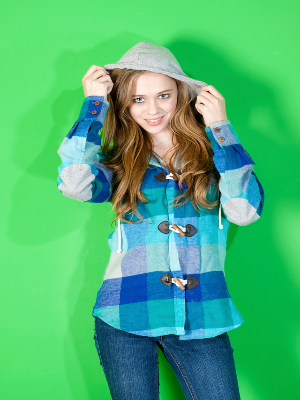
#> input picture Part 2/Chapter 13/green_back.png, 300 x 400 px, found by its file name
$ jupyter execute 'Chapter 13 Walkthrough.ipynb'
#> lines starting #> are read from the running program, lines starting #| are printed output that depends on the picture; after the words box and inside, x2 and y2 are one past the last pixel; in counts of white or black regions, pixels touching at a corner belong together
# Chapter 13 시각 정보를 다루어보자

## LAB 13-1 합성 사진 만들기 2

#### 다음과 같이 녹색 배경 앞에서 찍은 인물 사진과 배경으로 사용될 이미지가 있다. 인물 사진에서 녹색을 제거하고 다른 배경 사진과 합성하여 이 인물이 배경 사진이 찍힌 장소에 있는 것처럼 합성하여 보라.

[cell 1]
import numpy as np
import cv2

path = 'C:/Users/lhk65/OneDrive/Desktop/Project/Python_Programming/Part 2/Chapter 13'
img1 = cv2.imread(path + '/green_back.png')
#> img1 is the input picture: shape (400, 300, 3); mean B, G, R 117.6, 180.5, 74
img2 = cv2.imread(path + '/iceberg.jpg')
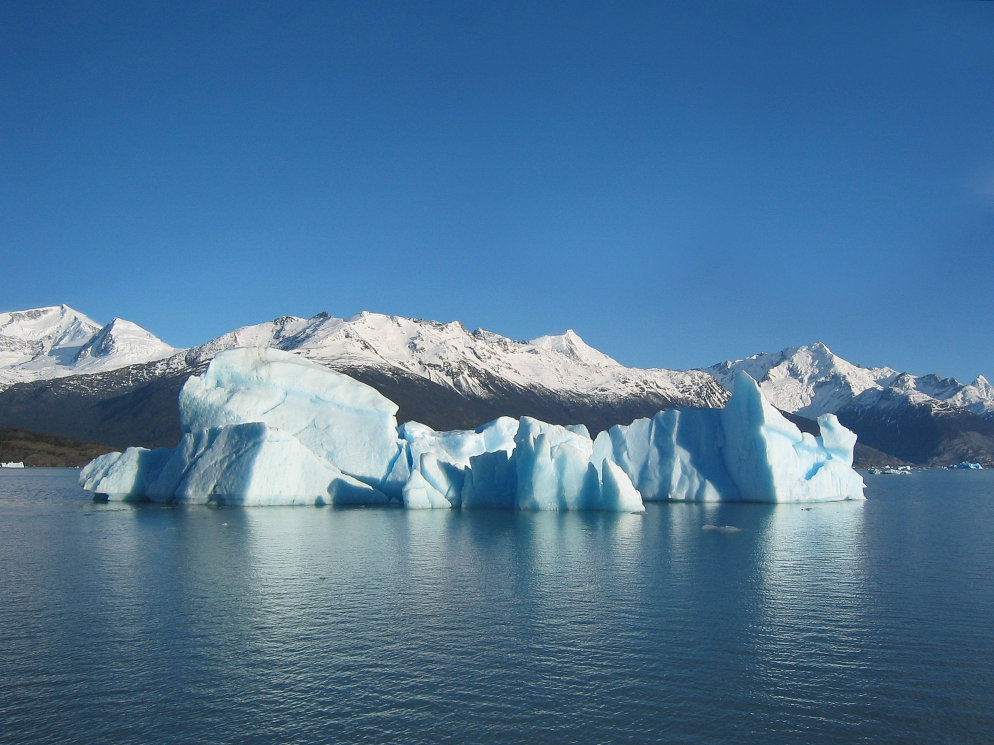
#> input picture Part 2/Chapter 13/iceberg.jpg, 1987 x 1490 px, found by its file name (shown at 1/2 size)
#> img2 is the input picture: shape (1490, 1987, 3); mean B, G, R 151, 117.4, 77.6

front_image = cv2.resize(img1, (300, 400))
back_image = cv2.resize(img2, (300, 400))
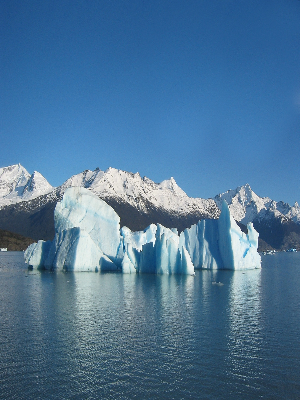
#> back_image: shape (400, 300, 3); mean B, G, R 150.9, 117.2, 77.5

img_hsv = cv2.cvtColor(front_image, cv2.COLOR_BGR2HSV)
#> img_hsv: shape (400, 300, 3); mean H, S, V 69.5, 171.5, 192.1
l_bound = np.array([40, 100, 50])
u_bound = np.array([80, 255, 255])

my_mask = cv2.inRange(img_hsv, l_bound, u_bound)
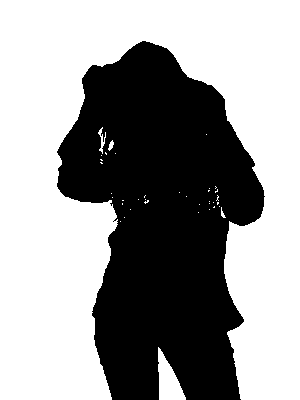
#> my_mask: shape (400, 300); 59.8% white; 1 black region, box (x1, y1, x2, y2) and area: (57, 41, 265, 400) 48228
mask_inv = cv2.bitwise_not(my_mask)

# 녹색 픽셀들만 추출하기
extracted = cv2.bitwise_and(front_image, front_image, mask=my_mask)
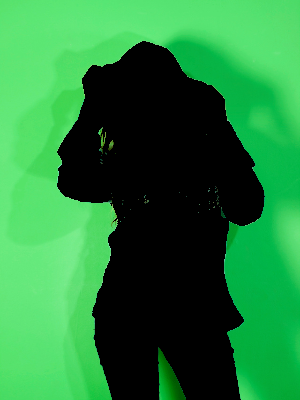
#> extracted: shape (400, 300, 3); mean B, G, R 58.7, 126.2, 37.9
# 녹색 아닌 픽셀만 추출하기
removed = cv2.bitwise_and(front_image, front_image, mask=mask_inv)
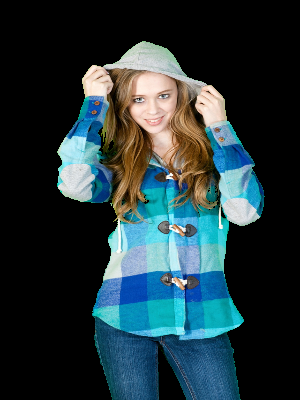
#> removed: shape (400, 300, 3); mean B, G, R 58.9, 54.3, 36.1
# 녹색과 겹치는 배경 추출하기
background = cv2.bitwise_and(back_image, back_image, mask=my_mask)
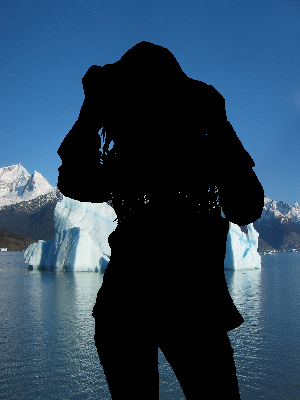
#> background: shape (400, 300, 3); mean B, G, R 87.5, 66.2, 42.3
# 녹색 제거 전경 + 배경 추출하기
merged = cv2.bitwise_or(removed, background)
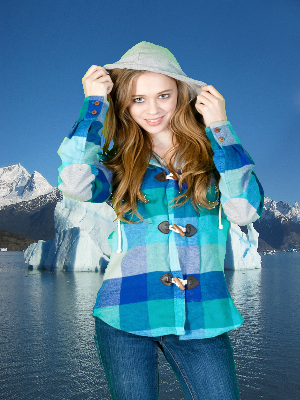
#> merged: shape (400, 300, 3); mean B, G, R 146.4, 120.5, 78.4

cv2.imshow('mask', my_mask)
cv2.imshow('mask_inv', mask_inv)
cv2.imshow('removed', removed)
cv2.imshow('background', background)
cv2.imshow('merged', merged)

cv2.waitKey(0)
cv2.destroyAllWindows()

## LAB 13-2 텍스트 데이터 추출을 위한 준비

#### 다음과 같이 책의 내용을 담은 이미지를 읽어 들인 뒤에 문자만 추출하려고 한다. 원본 이미지는 영역에 따라 명암의 차이도 있고, 잡음도 있지만 결과 이미지에서는 글자와 배경으로 이진화하는 것이 목표이다.

[cell 2]
import numpy as np
import cv2

path = 'C:/Users/lhk65/OneDrive/Desktop/Project/Python_Programming/Part 2/Chapter 13'
img = cv2.imread(path + '/book.png')
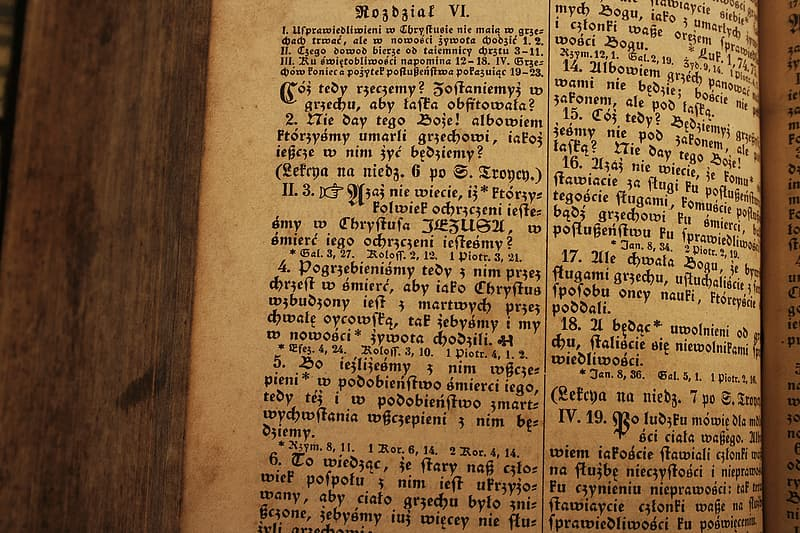
#> input picture Part 2/Chapter 13/book.png, 800 x 533 px, found by its file name
#> img is the input picture: shape (533, 800, 3); mean B, G, R 61.5, 98.2, 131.7

blur_bilateral = cv2.bilateralFilter(img, 11, 75, 75)

gray_img = cv2.cvtColor(blur_bilateral, cv2.COLOR_BGR2GRAY)
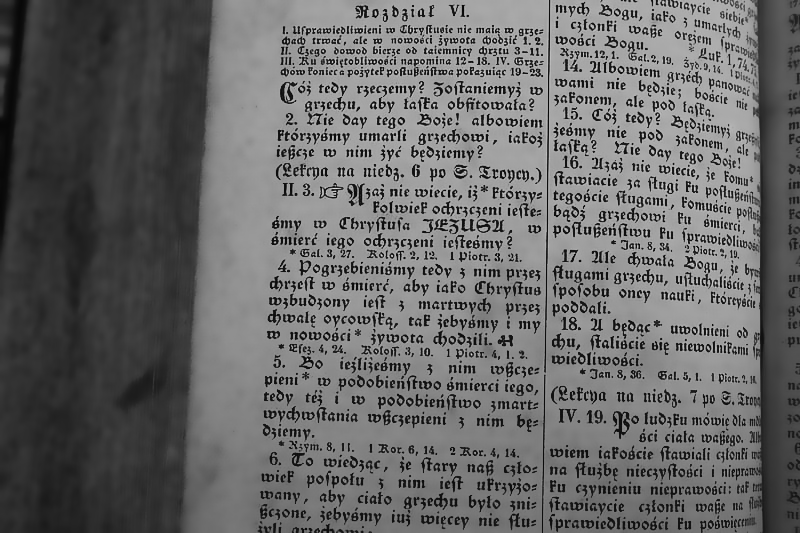
#> gray_img: shape (533, 800); min 7, max 229, mean 104.3

thresh = cv2.adaptiveThreshold(gray_img, 255, cv2.ADAPTIVE_THRESH_GAUSSIAN_C, cv2.THRESH_BINARY, 15, 7)
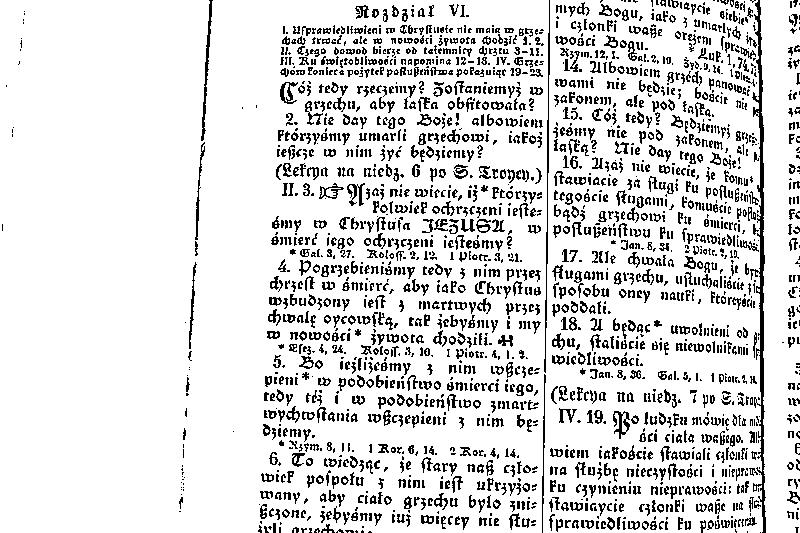
#> thresh: shape (533, 800); 85.9% white; black in thin lines or dots

cv2.imshow('original', img)
cv2.imshow('bilateral', blur_bilateral)
cv2.imshow('gray', gray_img)
cv2.imshow('binary', thresh)

cv2.waitKey(0)
cv2.destroyAllWindows()
